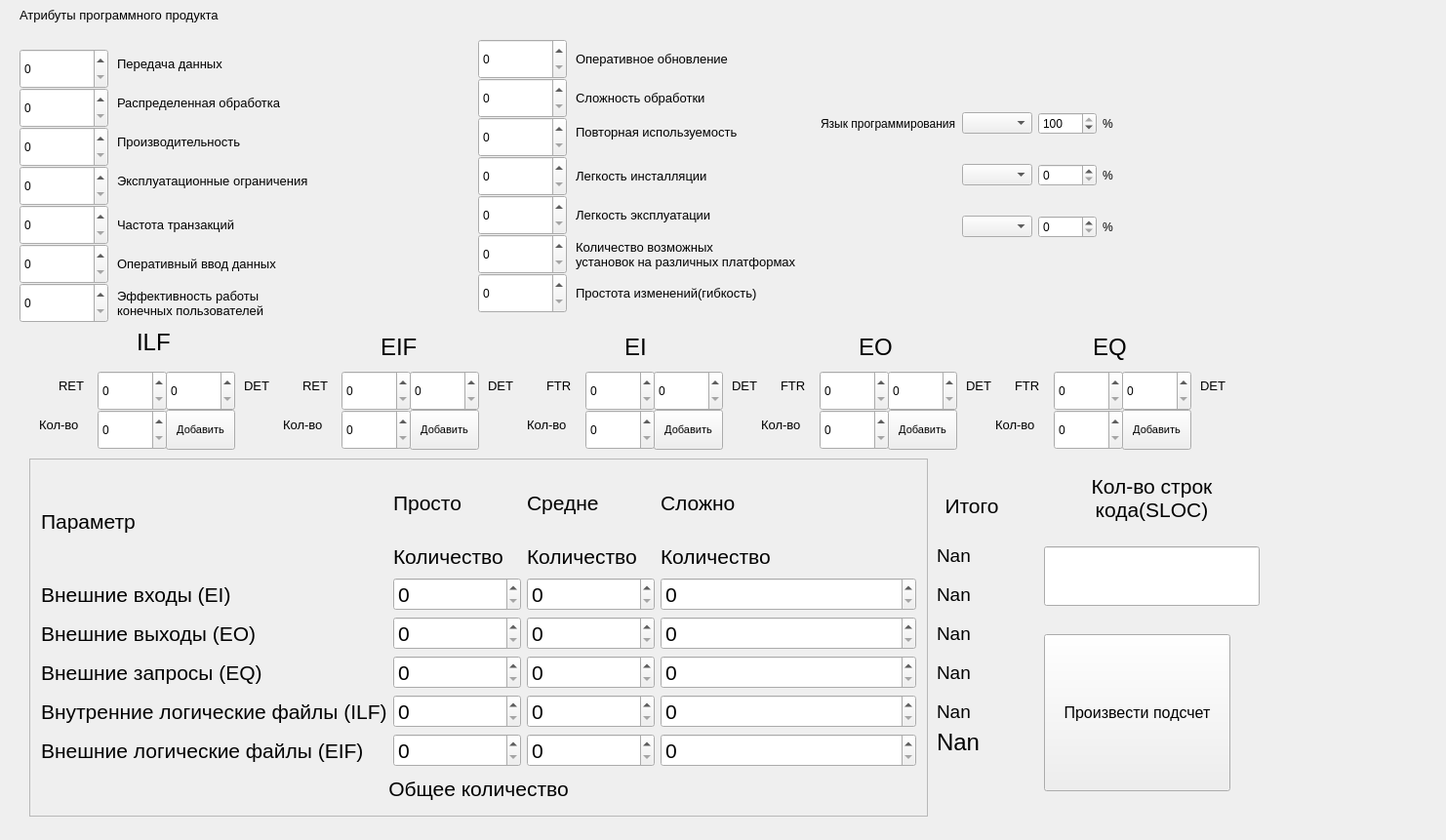
<?xml version="1.0" encoding="UTF-8"?>
<ui version="4.0">
 <class>MainWindow</class>
 <widget class="QMainWindow" name="MainWindow">
  <property name="geometry">
   <rect>
    <x>0</x>
    <y>0</y>
    <width>1482</width>
    <height>861</height>
   </rect>
  </property>
  <widget class="QWidget" name="centralWidget">
   <widget class="QLabel" name="label_2">
    <property name="geometry">
     <rect>
      <x>120</x>
      <y>50</y>
      <width>271</width>
      <height>31</height>
     </rect>
    </property>
    <property name="font">
     <font>
      <pointsize>10</pointsize>
     </font>
    </property>
    <property name="text">
     <string>Передача данных</string>
    </property>
   </widget>
   <widget class="QPushButton" name="pushButton_calculate">
    <property name="geometry">
     <rect>
      <x>1070</x>
      <y>650</y>
      <width>191</width>
      <height>161</height>
     </rect>
    </property>
    <property name="font">
     <font>
      <pointsize>12</pointsize>
     </font>
    </property>
    <property name="text">
     <string>Произвести подсчет</string>
    </property>
   </widget>
   <widget class="QLabel" name="label_3">
    <property name="geometry">
     <rect>
      <x>120</x>
      <y>90</y>
      <width>241</width>
      <height>31</height>
     </rect>
    </property>
    <property name="font">
     <font>
      <pointsize>10</pointsize>
     </font>
    </property>
    <property name="text">
     <string>Распределенная обработка</string>
    </property>
   </widget>
   <widget class="QLabel" name="label_4">
    <property name="geometry">
     <rect>
      <x>120</x>
      <y>120</y>
      <width>241</width>
      <height>51</height>
     </rect>
    </property>
    <property name="font">
     <font>
      <pointsize>10</pointsize>
     </font>
    </property>
    <property name="text">
     <string>Производительность</string>
    </property>
   </widget>
   <widget class="QLabel" name="label_5">
    <property name="geometry">
     <rect>
      <x>120</x>
      <y>210</y>
      <width>311</width>
      <height>41</height>
     </rect>
    </property>
    <property name="font">
     <font>
      <pointsize>10</pointsize>
     </font>
    </property>
    <property name="text">
     <string>Частота транзакций</string>
    </property>
   </widget>
   <widget class="QLabel" name="label_6">
    <property name="geometry">
     <rect>
      <x>120</x>
      <y>170</y>
      <width>331</width>
      <height>31</height>
     </rect>
    </property>
    <property name="maximumSize">
     <size>
      <width>331</width>
      <height>16777215</height>
     </size>
    </property>
    <property name="font">
     <font>
      <pointsize>10</pointsize>
     </font>
    </property>
    <property name="text">
     <string>Эксплуатационные ограничения</string>
    </property>
   </widget>
   <widget class="QLabel" name="label_9">
    <property name="geometry">
     <rect>
      <x>120</x>
      <y>290</y>
      <width>311</width>
      <height>41</height>
     </rect>
    </property>
    <property name="font">
     <font>
      <pointsize>10</pointsize>
     </font>
    </property>
    <property name="text">
     <string>Эффективность работы
конечных пользователей</string>
    </property>
   </widget>
   <widget class="QLabel" name="label_11">
    <property name="geometry">
     <rect>
      <x>590</x>
      <y>80</y>
      <width>231</width>
      <height>41</height>
     </rect>
    </property>
    <property name="font">
     <font>
      <pointsize>10</pointsize>
     </font>
    </property>
    <property name="text">
     <string>Сложность обработки</string>
    </property>
   </widget>
   <widget class="QLabel" name="label_12">
    <property name="geometry">
     <rect>
      <x>590</x>
      <y>50</y>
      <width>261</width>
      <height>21</height>
     </rect>
    </property>
    <property name="font">
     <font>
      <pointsize>10</pointsize>
     </font>
    </property>
    <property name="text">
     <string>Оперативное обновление</string>
    </property>
   </widget>
   <widget class="QLabel" name="label_19">
    <property name="enabled">
     <bool>true</bool>
    </property>
    <property name="geometry">
     <rect>
      <x>590</x>
      <y>120</y>
      <width>281</width>
      <height>31</height>
     </rect>
    </property>
    <property name="font">
     <font>
      <pointsize>10</pointsize>
     </font>
    </property>
    <property name="text">
     <string>Повторная используемость</string>
    </property>
   </widget>
   <widget class="QLabel" name="label_20">
    <property name="geometry">
     <rect>
      <x>590</x>
      <y>160</y>
      <width>231</width>
      <height>41</height>
     </rect>
    </property>
    <property name="maximumSize">
     <size>
      <width>231</width>
      <height>16777215</height>
     </size>
    </property>
    <property name="font">
     <font>
      <pointsize>10</pointsize>
     </font>
    </property>
    <property name="text">
     <string>Легкость инсталляции</string>
    </property>
   </widget>
   <widget class="QLabel" name="label_22">
    <property name="geometry">
     <rect>
      <x>590</x>
      <y>200</y>
      <width>291</width>
      <height>41</height>
     </rect>
    </property>
    <property name="maximumSize">
     <size>
      <width>291</width>
      <height>16777215</height>
     </size>
    </property>
    <property name="font">
     <font>
      <pointsize>10</pointsize>
     </font>
    </property>
    <property name="text">
     <string>Легкость эксплуатации</string>
    </property>
   </widget>
   <widget class="QLabel" name="label_23">
    <property name="geometry">
     <rect>
      <x>590</x>
      <y>280</y>
      <width>271</width>
      <height>41</height>
     </rect>
    </property>
    <property name="maximumSize">
     <size>
      <width>271</width>
      <height>16777215</height>
     </size>
    </property>
    <property name="font">
     <font>
      <pointsize>10</pointsize>
     </font>
    </property>
    <property name="text">
     <string>Простота изменений(гибкость)</string>
    </property>
   </widget>
   <widget class="QLabel" name="label_25">
    <property name="enabled">
     <bool>true</bool>
    </property>
    <property name="geometry">
     <rect>
      <x>590</x>
      <y>240</y>
      <width>301</width>
      <height>42</height>
     </rect>
    </property>
    <property name="font">
     <font>
      <pointsize>10</pointsize>
     </font>
    </property>
    <property name="text">
     <string>Количество возможных
установок на различных платформах</string>
    </property>
   </widget>
   <widget class="QSpinBox" name="Data_trans">
    <property name="geometry">
     <rect>
      <x>20</x>
      <y>50</y>
      <width>91</width>
      <height>41</height>
     </rect>
    </property>
    <property name="maximum">
     <number>5</number>
    </property>
    <property name="value">
     <number>0</number>
    </property>
   </widget>
   <widget class="QSpinBox" name="Data_proc">
    <property name="geometry">
     <rect>
      <x>20</x>
      <y>90</y>
      <width>91</width>
      <height>41</height>
     </rect>
    </property>
    <property name="minimum">
     <number>0</number>
    </property>
    <property name="maximum">
     <number>5</number>
    </property>
    <property name="value">
     <number>0</number>
    </property>
   </widget>
   <widget class="QSpinBox" name="Performance">
    <property name="geometry">
     <rect>
      <x>20</x>
      <y>130</y>
      <width>91</width>
      <height>41</height>
     </rect>
    </property>
    <property name="maximum">
     <number>5</number>
    </property>
    <property name="value">
     <number>0</number>
    </property>
   </widget>
   <widget class="QSpinBox" name="Exp_limit">
    <property name="geometry">
     <rect>
      <x>20</x>
      <y>170</y>
      <width>91</width>
      <height>41</height>
     </rect>
    </property>
    <property name="minimum">
     <number>0</number>
    </property>
    <property name="maximum">
     <number>5</number>
    </property>
    <property name="value">
     <number>0</number>
    </property>
   </widget>
   <widget class="QSpinBox" name="Rate_trans">
    <property name="geometry">
     <rect>
      <x>20</x>
      <y>210</y>
      <width>91</width>
      <height>41</height>
     </rect>
    </property>
    <property name="minimum">
     <number>0</number>
    </property>
    <property name="maximum">
     <number>5</number>
    </property>
    <property name="value">
     <number>0</number>
    </property>
   </widget>
   <widget class="QSpinBox" name="Input">
    <property name="geometry">
     <rect>
      <x>20</x>
      <y>250</y>
      <width>91</width>
      <height>41</height>
     </rect>
    </property>
    <property name="minimum">
     <number>0</number>
    </property>
    <property name="maximum">
     <number>5</number>
    </property>
    <property name="value">
     <number>0</number>
    </property>
   </widget>
   <widget class="QSpinBox" name="Update">
    <property name="geometry">
     <rect>
      <x>490</x>
      <y>40</y>
      <width>91</width>
      <height>41</height>
     </rect>
    </property>
    <property name="maximum">
     <number>5</number>
    </property>
    <property name="value">
     <number>0</number>
    </property>
   </widget>
   <widget class="QSpinBox" name="Cplx">
    <property name="geometry">
     <rect>
      <x>490</x>
      <y>80</y>
      <width>91</width>
      <height>41</height>
     </rect>
    </property>
    <property name="maximum">
     <number>5</number>
    </property>
    <property name="value">
     <number>0</number>
    </property>
   </widget>
   <widget class="QSpinBox" name="Repeat">
    <property name="geometry">
     <rect>
      <x>490</x>
      <y>120</y>
      <width>91</width>
      <height>41</height>
     </rect>
    </property>
    <property name="maximumSize">
     <size>
      <width>91</width>
      <height>16777215</height>
     </size>
    </property>
    <property name="maximum">
     <number>5</number>
    </property>
    <property name="value">
     <number>0</number>
    </property>
   </widget>
   <widget class="QSpinBox" name="Amount_setup">
    <property name="geometry">
     <rect>
      <x>490</x>
      <y>240</y>
      <width>91</width>
      <height>41</height>
     </rect>
    </property>
    <property name="maximumSize">
     <size>
      <width>91</width>
      <height>16777215</height>
     </size>
    </property>
    <property name="maximum">
     <number>5</number>
    </property>
    <property name="value">
     <number>0</number>
    </property>
   </widget>
   <widget class="QSpinBox" name="Agile">
    <property name="geometry">
     <rect>
      <x>490</x>
      <y>280</y>
      <width>91</width>
      <height>41</height>
     </rect>
    </property>
    <property name="maximumSize">
     <size>
      <width>91</width>
      <height>16777215</height>
     </size>
    </property>
    <property name="maximum">
     <number>5</number>
    </property>
    <property name="value">
     <number>0</number>
    </property>
   </widget>
   <widget class="QSpinBox" name="Easy_inst">
    <property name="geometry">
     <rect>
      <x>490</x>
      <y>160</y>
      <width>91</width>
      <height>41</height>
     </rect>
    </property>
    <property name="maximumSize">
     <size>
      <width>91</width>
      <height>16777215</height>
     </size>
    </property>
    <property name="maximum">
     <number>5</number>
    </property>
    <property name="value">
     <number>0</number>
    </property>
   </widget>
   <widget class="QSpinBox" name="Easy_exp">
    <property name="geometry">
     <rect>
      <x>490</x>
      <y>200</y>
      <width>91</width>
      <height>41</height>
     </rect>
    </property>
    <property name="maximumSize">
     <size>
      <width>91</width>
      <height>16777215</height>
     </size>
    </property>
    <property name="maximum">
     <number>5</number>
    </property>
    <property name="value">
     <number>0</number>
    </property>
   </widget>
   <widget class="QSpinBox" name="Effect_work">
    <property name="geometry">
     <rect>
      <x>20</x>
      <y>290</y>
      <width>91</width>
      <height>41</height>
     </rect>
    </property>
    <property name="minimum">
     <number>0</number>
    </property>
    <property name="maximum">
     <number>5</number>
    </property>
    <property name="value">
     <number>0</number>
    </property>
   </widget>
   <widget class="QLabel" name="label_13">
    <property name="geometry">
     <rect>
      <x>120</x>
      <y>240</y>
      <width>291</width>
      <height>61</height>
     </rect>
    </property>
    <property name="font">
     <font>
      <pointsize>10</pointsize>
     </font>
    </property>
    <property name="text">
     <string>Оперативный ввод данных</string>
    </property>
   </widget>
   <widget class="QLabel" name="label_14">
    <property name="geometry">
     <rect>
      <x>140</x>
      <y>330</y>
      <width>91</width>
      <height>41</height>
     </rect>
    </property>
    <property name="font">
     <font>
      <pointsize>18</pointsize>
     </font>
    </property>
    <property name="text">
     <string>ILF</string>
    </property>
   </widget>
   <widget class="QSpinBox" name="ILF_RET">
    <property name="geometry">
     <rect>
      <x>100</x>
      <y>380</y>
      <width>71</width>
      <height>41</height>
     </rect>
    </property>
    <property name="maximum">
     <number>9999999</number>
    </property>
    <property name="value">
     <number>0</number>
    </property>
   </widget>
   <widget class="QLabel" name="label_7">
    <property name="geometry">
     <rect>
      <x>20</x>
      <y>0</y>
      <width>271</width>
      <height>31</height>
     </rect>
    </property>
    <property name="font">
     <font>
      <pointsize>10</pointsize>
     </font>
    </property>
    <property name="text">
     <string>Атрибуты программного продукта</string>
    </property>
   </widget>
   <widget class="QSpinBox" name="ILF_DET">
    <property name="geometry">
     <rect>
      <x>170</x>
      <y>380</y>
      <width>71</width>
      <height>41</height>
     </rect>
    </property>
    <property name="maximum">
     <number>9999999</number>
    </property>
    <property name="value">
     <number>0</number>
    </property>
   </widget>
   <widget class="QLabel" name="label_15">
    <property name="geometry">
     <rect>
      <x>60</x>
      <y>380</y>
      <width>41</width>
      <height>31</height>
     </rect>
    </property>
    <property name="font">
     <font>
      <pointsize>10</pointsize>
     </font>
    </property>
    <property name="text">
     <string>RET</string>
    </property>
   </widget>
   <widget class="QLabel" name="label_26">
    <property name="geometry">
     <rect>
      <x>250</x>
      <y>380</y>
      <width>41</width>
      <height>31</height>
     </rect>
    </property>
    <property name="font">
     <font>
      <pointsize>10</pointsize>
     </font>
    </property>
    <property name="text">
     <string>DET</string>
    </property>
   </widget>
   <widget class="QLabel" name="label_27">
    <property name="geometry">
     <rect>
      <x>390</x>
      <y>340</y>
      <width>41</width>
      <height>31</height>
     </rect>
    </property>
    <property name="font">
     <font>
      <pointsize>18</pointsize>
     </font>
    </property>
    <property name="text">
     <string>EIF</string>
    </property>
   </widget>
   <widget class="QLabel" name="label_28">
    <property name="geometry">
     <rect>
      <x>500</x>
      <y>380</y>
      <width>41</width>
      <height>31</height>
     </rect>
    </property>
    <property name="font">
     <font>
      <pointsize>10</pointsize>
     </font>
    </property>
    <property name="text">
     <string>DET</string>
    </property>
   </widget>
   <widget class="QSpinBox" name="EIF_RET">
    <property name="geometry">
     <rect>
      <x>350</x>
      <y>380</y>
      <width>71</width>
      <height>41</height>
     </rect>
    </property>
    <property name="maximum">
     <number>9999999</number>
    </property>
    <property name="value">
     <number>0</number>
    </property>
   </widget>
   <widget class="QSpinBox" name="EIF_DET">
    <property name="geometry">
     <rect>
      <x>420</x>
      <y>380</y>
      <width>71</width>
      <height>41</height>
     </rect>
    </property>
    <property name="maximum">
     <number>9999999</number>
    </property>
    <property name="value">
     <number>0</number>
    </property>
   </widget>
   <widget class="QLabel" name="label_29">
    <property name="geometry">
     <rect>
      <x>310</x>
      <y>380</y>
      <width>41</width>
      <height>31</height>
     </rect>
    </property>
    <property name="font">
     <font>
      <pointsize>10</pointsize>
     </font>
    </property>
    <property name="text">
     <string>RET</string>
    </property>
   </widget>
   <widget class="QSpinBox" name="EI_FTR">
    <property name="geometry">
     <rect>
      <x>600</x>
      <y>380</y>
      <width>71</width>
      <height>41</height>
     </rect>
    </property>
    <property name="maximum">
     <number>9999999</number>
    </property>
    <property name="value">
     <number>0</number>
    </property>
   </widget>
   <widget class="QLabel" name="label_30">
    <property name="geometry">
     <rect>
      <x>640</x>
      <y>340</y>
      <width>41</width>
      <height>31</height>
     </rect>
    </property>
    <property name="font">
     <font>
      <pointsize>18</pointsize>
     </font>
    </property>
    <property name="text">
     <string>EI</string>
    </property>
   </widget>
   <widget class="QLabel" name="label_31">
    <property name="geometry">
     <rect>
      <x>560</x>
      <y>380</y>
      <width>41</width>
      <height>31</height>
     </rect>
    </property>
    <property name="font">
     <font>
      <pointsize>10</pointsize>
     </font>
    </property>
    <property name="text">
     <string>FTR</string>
    </property>
   </widget>
   <widget class="QLabel" name="label_32">
    <property name="geometry">
     <rect>
      <x>750</x>
      <y>380</y>
      <width>41</width>
      <height>31</height>
     </rect>
    </property>
    <property name="font">
     <font>
      <pointsize>10</pointsize>
     </font>
    </property>
    <property name="text">
     <string>DET</string>
    </property>
   </widget>
   <widget class="QSpinBox" name="EI_DET">
    <property name="geometry">
     <rect>
      <x>670</x>
      <y>380</y>
      <width>71</width>
      <height>41</height>
     </rect>
    </property>
    <property name="maximum">
     <number>9999999</number>
    </property>
    <property name="value">
     <number>0</number>
    </property>
   </widget>
   <widget class="QLabel" name="label_33">
    <property name="geometry">
     <rect>
      <x>880</x>
      <y>340</y>
      <width>41</width>
      <height>31</height>
     </rect>
    </property>
    <property name="font">
     <font>
      <pointsize>18</pointsize>
     </font>
    </property>
    <property name="text">
     <string>EO</string>
    </property>
   </widget>
   <widget class="QSpinBox" name="EO_DET">
    <property name="geometry">
     <rect>
      <x>910</x>
      <y>380</y>
      <width>71</width>
      <height>41</height>
     </rect>
    </property>
    <property name="maximum">
     <number>9999999</number>
    </property>
    <property name="value">
     <number>0</number>
    </property>
   </widget>
   <widget class="QLabel" name="label_34">
    <property name="geometry">
     <rect>
      <x>800</x>
      <y>380</y>
      <width>41</width>
      <height>31</height>
     </rect>
    </property>
    <property name="font">
     <font>
      <pointsize>10</pointsize>
     </font>
    </property>
    <property name="text">
     <string>FTR</string>
    </property>
   </widget>
   <widget class="QLabel" name="label_35">
    <property name="geometry">
     <rect>
      <x>990</x>
      <y>380</y>
      <width>41</width>
      <height>31</height>
     </rect>
    </property>
    <property name="font">
     <font>
      <pointsize>10</pointsize>
     </font>
    </property>
    <property name="text">
     <string>DET</string>
    </property>
   </widget>
   <widget class="QSpinBox" name="EO_FTR">
    <property name="geometry">
     <rect>
      <x>840</x>
      <y>380</y>
      <width>71</width>
      <height>41</height>
     </rect>
    </property>
    <property name="maximum">
     <number>9999999</number>
    </property>
    <property name="value">
     <number>0</number>
    </property>
   </widget>
   <widget class="QLabel" name="label_36">
    <property name="geometry">
     <rect>
      <x>1120</x>
      <y>340</y>
      <width>41</width>
      <height>31</height>
     </rect>
    </property>
    <property name="font">
     <font>
      <pointsize>18</pointsize>
     </font>
    </property>
    <property name="text">
     <string>EQ</string>
    </property>
   </widget>
   <widget class="QSpinBox" name="EQ_FTR">
    <property name="geometry">
     <rect>
      <x>1080</x>
      <y>380</y>
      <width>71</width>
      <height>41</height>
     </rect>
    </property>
    <property name="maximum">
     <number>9999999</number>
    </property>
    <property name="value">
     <number>0</number>
    </property>
   </widget>
   <widget class="QSpinBox" name="EQ_DET">
    <property name="geometry">
     <rect>
      <x>1150</x>
      <y>380</y>
      <width>71</width>
      <height>41</height>
     </rect>
    </property>
    <property name="maximum">
     <number>9999999</number>
    </property>
    <property name="value">
     <number>0</number>
    </property>
   </widget>
   <widget class="QLabel" name="label_37">
    <property name="geometry">
     <rect>
      <x>1040</x>
      <y>380</y>
      <width>41</width>
      <height>31</height>
     </rect>
    </property>
    <property name="font">
     <font>
      <pointsize>10</pointsize>
     </font>
    </property>
    <property name="text">
     <string>FTR</string>
    </property>
   </widget>
   <widget class="QLabel" name="label_38">
    <property name="geometry">
     <rect>
      <x>1230</x>
      <y>380</y>
      <width>41</width>
      <height>31</height>
     </rect>
    </property>
    <property name="font">
     <font>
      <pointsize>10</pointsize>
     </font>
    </property>
    <property name="text">
     <string>DET</string>
    </property>
   </widget>
   <widget class="QPushButton" name="pushButton_ILF">
    <property name="geometry">
     <rect>
      <x>170</x>
      <y>420</y>
      <width>71</width>
      <height>41</height>
     </rect>
    </property>
    <property name="font">
     <font>
      <pointsize>8</pointsize>
     </font>
    </property>
    <property name="text">
     <string>Добавить</string>
    </property>
   </widget>
   <widget class="QSpinBox" name="ILF_Amount">
    <property name="geometry">
     <rect>
      <x>100</x>
      <y>420</y>
      <width>71</width>
      <height>41</height>
     </rect>
    </property>
    <property name="maximum">
     <number>9999999</number>
    </property>
    <property name="value">
     <number>0</number>
    </property>
   </widget>
   <widget class="QLabel" name="label_39">
    <property name="geometry">
     <rect>
      <x>40</x>
      <y>420</y>
      <width>51</width>
      <height>31</height>
     </rect>
    </property>
    <property name="font">
     <font>
      <pointsize>10</pointsize>
     </font>
    </property>
    <property name="text">
     <string>Кол-во</string>
    </property>
   </widget>
   <widget class="QPushButton" name="pushButton_EIF">
    <property name="geometry">
     <rect>
      <x>420</x>
      <y>420</y>
      <width>71</width>
      <height>41</height>
     </rect>
    </property>
    <property name="font">
     <font>
      <pointsize>8</pointsize>
     </font>
    </property>
    <property name="text">
     <string>Добавить</string>
    </property>
   </widget>
   <widget class="QSpinBox" name="EIF_Amount">
    <property name="geometry">
     <rect>
      <x>350</x>
      <y>420</y>
      <width>71</width>
      <height>41</height>
     </rect>
    </property>
    <property name="maximum">
     <number>9999999</number>
    </property>
    <property name="value">
     <number>0</number>
    </property>
   </widget>
   <widget class="QLabel" name="label_40">
    <property name="geometry">
     <rect>
      <x>290</x>
      <y>420</y>
      <width>51</width>
      <height>31</height>
     </rect>
    </property>
    <property name="font">
     <font>
      <pointsize>10</pointsize>
     </font>
    </property>
    <property name="text">
     <string>Кол-во</string>
    </property>
   </widget>
   <widget class="QPushButton" name="pushButton_EI">
    <property name="geometry">
     <rect>
      <x>670</x>
      <y>420</y>
      <width>71</width>
      <height>41</height>
     </rect>
    </property>
    <property name="font">
     <font>
      <pointsize>8</pointsize>
     </font>
    </property>
    <property name="text">
     <string>Добавить</string>
    </property>
   </widget>
   <widget class="QSpinBox" name="EI_Amount">
    <property name="geometry">
     <rect>
      <x>600</x>
      <y>420</y>
      <width>71</width>
      <height>41</height>
     </rect>
    </property>
    <property name="maximum">
     <number>9999999</number>
    </property>
    <property name="value">
     <number>0</number>
    </property>
   </widget>
   <widget class="QLabel" name="label_41">
    <property name="geometry">
     <rect>
      <x>540</x>
      <y>420</y>
      <width>51</width>
      <height>31</height>
     </rect>
    </property>
    <property name="font">
     <font>
      <pointsize>10</pointsize>
     </font>
    </property>
    <property name="text">
     <string>Кол-во</string>
    </property>
   </widget>
   <widget class="QPushButton" name="pushButton_EO">
    <property name="geometry">
     <rect>
      <x>910</x>
      <y>420</y>
      <width>71</width>
      <height>41</height>
     </rect>
    </property>
    <property name="font">
     <font>
      <pointsize>8</pointsize>
     </font>
    </property>
    <property name="text">
     <string>Добавить</string>
    </property>
   </widget>
   <widget class="QSpinBox" name="EO_Amount">
    <property name="geometry">
     <rect>
      <x>840</x>
      <y>420</y>
      <width>71</width>
      <height>41</height>
     </rect>
    </property>
    <property name="maximum">
     <number>9999999</number>
    </property>
    <property name="value">
     <number>0</number>
    </property>
   </widget>
   <widget class="QLabel" name="label_42">
    <property name="geometry">
     <rect>
      <x>780</x>
      <y>420</y>
      <width>51</width>
      <height>31</height>
     </rect>
    </property>
    <property name="font">
     <font>
      <pointsize>10</pointsize>
     </font>
    </property>
    <property name="text">
     <string>Кол-во</string>
    </property>
   </widget>
   <widget class="QPushButton" name="pushButton_EQ">
    <property name="geometry">
     <rect>
      <x>1150</x>
      <y>420</y>
      <width>71</width>
      <height>41</height>
     </rect>
    </property>
    <property name="font">
     <font>
      <pointsize>8</pointsize>
     </font>
    </property>
    <property name="text">
     <string>Добавить</string>
    </property>
   </widget>
   <widget class="QSpinBox" name="EQ_Amount">
    <property name="geometry">
     <rect>
      <x>1080</x>
      <y>420</y>
      <width>71</width>
      <height>41</height>
     </rect>
    </property>
    <property name="maximum">
     <number>9999999</number>
    </property>
    <property name="value">
     <number>0</number>
    </property>
   </widget>
   <widget class="QLabel" name="label_43">
    <property name="geometry">
     <rect>
      <x>1020</x>
      <y>420</y>
      <width>51</width>
      <height>31</height>
     </rect>
    </property>
    <property name="font">
     <font>
      <pointsize>10</pointsize>
     </font>
    </property>
    <property name="text">
     <string>Кол-во</string>
    </property>
   </widget>
   <widget class="QFrame" name="frame">
    <property name="geometry">
     <rect>
      <x>30</x>
      <y>470</y>
      <width>921</width>
      <height>367</height>
     </rect>
    </property>
    <property name="frameShape">
     <enum>QFrame::StyledPanel</enum>
    </property>
    <property name="frameShadow">
     <enum>QFrame::Raised</enum>
    </property>
    <layout class="QGridLayout" name="gridLayout">
     <item row="2" column="3" colspan="2">
      <widget class="QLabel" name="label_50">
       <property name="font">
        <font>
         <pointsize>16</pointsize>
         <weight>50</weight>
         <bold>false</bold>
        </font>
       </property>
       <property name="styleSheet">
        <string notr="true"/>
       </property>
       <property name="text">
        <string>Количество</string>
       </property>
      </widget>
     </item>
     <item row="0" column="1" rowspan="2">
      <widget class="QLabel" name="label_45">
       <property name="font">
        <font>
         <pointsize>16</pointsize>
         <weight>50</weight>
         <bold>false</bold>
        </font>
       </property>
       <property name="styleSheet">
        <string notr="true"/>
       </property>
       <property name="text">
        <string>Просто</string>
       </property>
      </widget>
     </item>
     <item row="0" column="0" rowspan="3">
      <widget class="QLabel" name="label">
       <property name="font">
        <font>
         <pointsize>16</pointsize>
         <weight>50</weight>
         <bold>false</bold>
        </font>
       </property>
       <property name="autoFillBackground">
        <bool>false</bool>
       </property>
       <property name="styleSheet">
        <string notr="true"/>
       </property>
       <property name="text">
        <string>Параметр</string>
       </property>
      </widget>
     </item>
     <item row="0" column="3" rowspan="2" colspan="2">
      <widget class="QLabel" name="label_10">
       <property name="font">
        <font>
         <pointsize>16</pointsize>
         <weight>50</weight>
         <bold>false</bold>
        </font>
       </property>
       <property name="styleSheet">
        <string notr="true"/>
       </property>
       <property name="text">
        <string>Сложно</string>
       </property>
      </widget>
     </item>
     <item row="2" column="1">
      <widget class="QLabel" name="label_18">
       <property name="font">
        <font>
         <pointsize>16</pointsize>
         <weight>50</weight>
         <bold>false</bold>
        </font>
       </property>
       <property name="styleSheet">
        <string notr="true"/>
       </property>
       <property name="text">
        <string>Количество</string>
       </property>
      </widget>
     </item>
     <item row="2" column="2">
      <widget class="QLabel" name="label_21">
       <property name="font">
        <font>
         <pointsize>16</pointsize>
         <weight>50</weight>
         <bold>false</bold>
        </font>
       </property>
       <property name="styleSheet">
        <string notr="true"/>
       </property>
       <property name="text">
        <string>Количество</string>
       </property>
      </widget>
     </item>
     <item row="3" column="0">
      <widget class="QLabel" name="label_16">
       <property name="font">
        <font>
         <pointsize>16</pointsize>
         <weight>50</weight>
         <bold>false</bold>
        </font>
       </property>
       <property name="styleSheet">
        <string notr="true"/>
       </property>
       <property name="text">
        <string>Внешние входы (EI)</string>
       </property>
      </widget>
     </item>
     <item row="3" column="1">
      <widget class="QSpinBox" name="simple_ei_spinBox">
       <property name="font">
        <font>
         <pointsize>16</pointsize>
         <weight>50</weight>
         <bold>false</bold>
        </font>
       </property>
       <property name="styleSheet">
        <string notr="true"/>
       </property>
       <property name="maximum">
        <number>999</number>
       </property>
      </widget>
     </item>
     <item row="3" column="3" colspan="2">
      <widget class="QSpinBox" name="hard_ei_spinBox">
       <property name="font">
        <font>
         <pointsize>16</pointsize>
         <weight>50</weight>
         <bold>false</bold>
        </font>
       </property>
       <property name="maximum">
        <number>999</number>
       </property>
      </widget>
     </item>
     <item row="4" column="1">
      <widget class="QSpinBox" name="simple_eo_spinBox">
       <property name="font">
        <font>
         <pointsize>16</pointsize>
         <weight>50</weight>
         <bold>false</bold>
        </font>
       </property>
       <property name="maximum">
        <number>999</number>
       </property>
      </widget>
     </item>
     <item row="4" column="0">
      <widget class="QLabel" name="label_24">
       <property name="font">
        <font>
         <pointsize>16</pointsize>
         <weight>50</weight>
         <bold>false</bold>
        </font>
       </property>
       <property name="styleSheet">
        <string notr="true">
</string>
       </property>
       <property name="text">
        <string>Внешние выходы (EO)</string>
       </property>
      </widget>
     </item>
     <item row="3" column="2">
      <widget class="QSpinBox" name="med_ei_spinBox">
       <property name="font">
        <font>
         <pointsize>16</pointsize>
         <weight>50</weight>
         <bold>false</bold>
        </font>
       </property>
       <property name="maximum">
        <number>999</number>
       </property>
      </widget>
     </item>
     <item row="5" column="1">
      <widget class="QSpinBox" name="simple_eq_spinBox">
       <property name="font">
        <font>
         <pointsize>16</pointsize>
         <weight>50</weight>
         <bold>false</bold>
        </font>
       </property>
       <property name="maximum">
        <number>999</number>
       </property>
      </widget>
     </item>
     <item row="5" column="2">
      <widget class="QSpinBox" name="med_eq_spinBox">
       <property name="font">
        <font>
         <pointsize>16</pointsize>
         <weight>50</weight>
         <bold>false</bold>
        </font>
       </property>
       <property name="maximum">
        <number>999</number>
       </property>
      </widget>
     </item>
     <item row="5" column="3" colspan="2">
      <widget class="QSpinBox" name="hard_eq_spinBox">
       <property name="font">
        <font>
         <pointsize>16</pointsize>
         <weight>50</weight>
         <bold>false</bold>
        </font>
       </property>
       <property name="maximum">
        <number>999</number>
       </property>
      </widget>
     </item>
     <item row="4" column="3" colspan="2">
      <widget class="QSpinBox" name="hard_eo_spinBox">
       <property name="font">
        <font>
         <pointsize>16</pointsize>
         <weight>50</weight>
         <bold>false</bold>
        </font>
       </property>
       <property name="maximum">
        <number>999</number>
       </property>
      </widget>
     </item>
     <item row="4" column="2">
      <widget class="QSpinBox" name="med_eo_spinBox">
       <property name="font">
        <font>
         <pointsize>16</pointsize>
         <weight>50</weight>
         <bold>false</bold>
        </font>
       </property>
       <property name="maximum">
        <number>999</number>
       </property>
      </widget>
     </item>
     <item row="5" column="0">
      <widget class="QLabel" name="label_47">
       <property name="font">
        <font>
         <pointsize>16</pointsize>
         <weight>50</weight>
         <bold>false</bold>
        </font>
       </property>
       <property name="styleSheet">
        <string notr="true"/>
       </property>
       <property name="text">
        <string>Внешние запросы (EQ)</string>
       </property>
      </widget>
     </item>
     <item row="8" column="0" colspan="5">
      <widget class="QLabel" name="label_49">
       <property name="font">
        <font>
         <pointsize>16</pointsize>
         <weight>50</weight>
         <bold>false</bold>
        </font>
       </property>
       <property name="styleSheet">
        <string notr="true"/>
       </property>
       <property name="text">
        <string>Общее количество</string>
       </property>
       <property name="alignment">
        <set>Qt::AlignCenter</set>
       </property>
      </widget>
     </item>
     <item row="7" column="0">
      <widget class="QLabel" name="label_17">
       <property name="font">
        <font>
         <pointsize>16</pointsize>
         <weight>50</weight>
         <bold>false</bold>
        </font>
       </property>
       <property name="styleSheet">
        <string notr="true"/>
       </property>
       <property name="text">
        <string>Внешние логические файлы (EIF)</string>
       </property>
      </widget>
     </item>
     <item row="7" column="3" colspan="2">
      <widget class="QSpinBox" name="hard_eif_spinBox">
       <property name="font">
        <font>
         <pointsize>16</pointsize>
         <weight>50</weight>
         <bold>false</bold>
        </font>
       </property>
       <property name="maximum">
        <number>999</number>
       </property>
      </widget>
     </item>
     <item row="6" column="2">
      <widget class="QSpinBox" name="med_ilf_spinBox">
       <property name="font">
        <font>
         <pointsize>16</pointsize>
         <weight>50</weight>
         <bold>false</bold>
        </font>
       </property>
       <property name="maximum">
        <number>999</number>
       </property>
      </widget>
     </item>
     <item row="7" column="2">
      <widget class="QSpinBox" name="med_eif_spinBox">
       <property name="font">
        <font>
         <pointsize>16</pointsize>
         <weight>50</weight>
         <bold>false</bold>
        </font>
       </property>
       <property name="maximum">
        <number>999</number>
       </property>
      </widget>
     </item>
     <item row="6" column="1">
      <widget class="QSpinBox" name="simple_ilf_spinBox">
       <property name="font">
        <font>
         <pointsize>16</pointsize>
         <weight>50</weight>
         <bold>false</bold>
        </font>
       </property>
       <property name="maximum">
        <number>999</number>
       </property>
      </widget>
     </item>
     <item row="6" column="0">
      <widget class="QLabel" name="label_48">
       <property name="font">
        <font>
         <pointsize>16</pointsize>
         <weight>50</weight>
         <bold>false</bold>
        </font>
       </property>
       <property name="styleSheet">
        <string notr="true"/>
       </property>
       <property name="text">
        <string>Внутренние логические файлы (ILF)</string>
       </property>
      </widget>
     </item>
     <item row="6" column="3" colspan="2">
      <widget class="QSpinBox" name="hard_ilf_spinBox">
       <property name="font">
        <font>
         <pointsize>16</pointsize>
         <weight>50</weight>
         <bold>false</bold>
        </font>
       </property>
       <property name="maximum">
        <number>999</number>
       </property>
      </widget>
     </item>
     <item row="7" column="1">
      <widget class="QSpinBox" name="simple_eif_spinBox">
       <property name="font">
        <font>
         <pointsize>16</pointsize>
         <weight>50</weight>
         <bold>false</bold>
        </font>
       </property>
       <property name="maximum">
        <number>999</number>
       </property>
      </widget>
     </item>
     <item row="0" column="2" rowspan="2">
      <widget class="QLabel" name="label_46">
       <property name="font">
        <font>
         <pointsize>16</pointsize>
         <weight>50</weight>
         <bold>false</bold>
        </font>
       </property>
       <property name="styleSheet">
        <string notr="true"/>
       </property>
       <property name="text">
        <string>Средне</string>
       </property>
      </widget>
     </item>
    </layout>
   </widget>
   <widget class="QLabel" name="total_eo_label_2">
    <property name="geometry">
     <rect>
      <x>960</x>
      <y>590</y>
      <width>72</width>
      <height>39</height>
     </rect>
    </property>
    <property name="font">
     <font>
      <pointsize>14</pointsize>
      <weight>50</weight>
      <bold>false</bold>
     </font>
    </property>
    <property name="styleSheet">
     <string notr="true"/>
    </property>
    <property name="text">
     <string>Nan</string>
    </property>
   </widget>
   <widget class="QLabel" name="total_ilf_label_2">
    <property name="geometry">
     <rect>
      <x>960</x>
      <y>670</y>
      <width>72</width>
      <height>39</height>
     </rect>
    </property>
    <property name="font">
     <font>
      <pointsize>14</pointsize>
      <weight>50</weight>
      <bold>false</bold>
     </font>
    </property>
    <property name="styleSheet">
     <string notr="true"/>
    </property>
    <property name="text">
     <string>Nan</string>
    </property>
   </widget>
   <widget class="QLabel" name="label_82">
    <property name="geometry">
     <rect>
      <x>960</x>
      <y>478</y>
      <width>72</width>
      <height>81</height>
     </rect>
    </property>
    <property name="font">
     <font>
      <pointsize>16</pointsize>
      <weight>50</weight>
      <bold>false</bold>
     </font>
    </property>
    <property name="styleSheet">
     <string notr="true"/>
    </property>
    <property name="text">
     <string>Итого</string>
    </property>
    <property name="alignment">
     <set>Qt::AlignCenter</set>
    </property>
   </widget>
   <widget class="QLabel" name="total_label_2">
    <property name="geometry">
     <rect>
      <x>960</x>
      <y>730</y>
      <width>72</width>
      <height>61</height>
     </rect>
    </property>
    <property name="font">
     <font>
      <pointsize>18</pointsize>
     </font>
    </property>
    <property name="styleSheet">
     <string notr="true"/>
    </property>
    <property name="text">
     <string>Nan</string>
    </property>
   </widget>
   <widget class="QLabel" name="total_ei_label_2">
    <property name="geometry">
     <rect>
      <x>960</x>
      <y>550</y>
      <width>72</width>
      <height>39</height>
     </rect>
    </property>
    <property name="font">
     <font>
      <pointsize>14</pointsize>
      <weight>50</weight>
      <bold>false</bold>
     </font>
    </property>
    <property name="styleSheet">
     <string notr="true">
</string>
    </property>
    <property name="text">
     <string>Nan</string>
    </property>
   </widget>
   <widget class="QLabel" name="total_eq_label_2">
    <property name="geometry">
     <rect>
      <x>960</x>
      <y>630</y>
      <width>72</width>
      <height>39</height>
     </rect>
    </property>
    <property name="font">
     <font>
      <pointsize>14</pointsize>
      <weight>50</weight>
      <bold>false</bold>
     </font>
    </property>
    <property name="styleSheet">
     <string notr="true"/>
    </property>
    <property name="text">
     <string>Nan</string>
    </property>
   </widget>
   <widget class="QLabel" name="total_eif_label_2">
    <property name="geometry">
     <rect>
      <x>960</x>
      <y>710</y>
      <width>72</width>
      <height>39</height>
     </rect>
    </property>
    <property name="font">
     <font>
      <pointsize>14</pointsize>
      <weight>50</weight>
      <bold>false</bold>
     </font>
    </property>
    <property name="styleSheet">
     <string notr="true"/>
    </property>
    <property name="text">
     <string>Nan</string>
    </property>
   </widget>
   <widget class="QWidget" name="layoutWidget">
    <property name="geometry">
     <rect>
      <x>830</x>
      <y>80</y>
      <width>371</width>
      <height>201</height>
     </rect>
    </property>
    <layout class="QGridLayout" name="gridLayout_4">
     <item row="0" column="0">
      <widget class="QLabel" name="label_83">
       <property name="text">
        <string>Язык программирования</string>
       </property>
      </widget>
     </item>
     <item row="1" column="3">
      <widget class="QLabel" name="label_44">
       <property name="text">
        <string>%</string>
       </property>
      </widget>
     </item>
     <item row="2" column="3">
      <widget class="QLabel" name="label_85">
       <property name="text">
        <string>%</string>
       </property>
      </widget>
     </item>
     <item row="0" column="2">
      <widget class="QSpinBox" name="first_lang_perc_spinBox">
       <property name="maximum">
        <number>100</number>
       </property>
       <property name="value">
        <number>100</number>
       </property>
      </widget>
     </item>
     <item row="0" column="3">
      <widget class="QLabel" name="label_84">
       <property name="text">
        <string>%</string>
       </property>
      </widget>
     </item>
     <item row="1" column="1">
      <widget class="QComboBox" name="second_lang_comboBox"/>
     </item>
     <item row="2" column="1">
      <widget class="QComboBox" name="third_lang_comboBox"/>
     </item>
     <item row="2" column="2">
      <widget class="QSpinBox" name="third_lang_perc_spinBox">
       <property name="maximum">
        <number>100</number>
       </property>
      </widget>
     </item>
     <item row="1" column="2">
      <widget class="QSpinBox" name="second_lang_perc_spinBox">
       <property name="maximum">
        <number>100</number>
       </property>
      </widget>
     </item>
     <item row="0" column="1">
      <widget class="QComboBox" name="first_lang_comboBox"/>
     </item>
    </layout>
   </widget>
   <widget class="QLineEdit" name="SLOC_lineEdit">
    <property name="geometry">
     <rect>
      <x>1070</x>
      <y>560</y>
      <width>221</width>
      <height>61</height>
     </rect>
    </property>
    <property name="font">
     <font>
      <pointsize>16</pointsize>
     </font>
    </property>
   </widget>
   <widget class="QLabel" name="label_86">
    <property name="geometry">
     <rect>
      <x>1060</x>
      <y>470</y>
      <width>241</width>
      <height>81</height>
     </rect>
    </property>
    <property name="font">
     <font>
      <pointsize>16</pointsize>
      <weight>50</weight>
      <bold>false</bold>
     </font>
    </property>
    <property name="styleSheet">
     <string notr="true"/>
    </property>
    <property name="text">
     <string>Кол-во строк
кода(SLOC)</string>
    </property>
    <property name="alignment">
     <set>Qt::AlignCenter</set>
    </property>
   </widget>
  </widget>
 </widget>
 <layoutdefault spacing="6" margin="11"/>
 <resources/>
 <connections/>
</ui>
